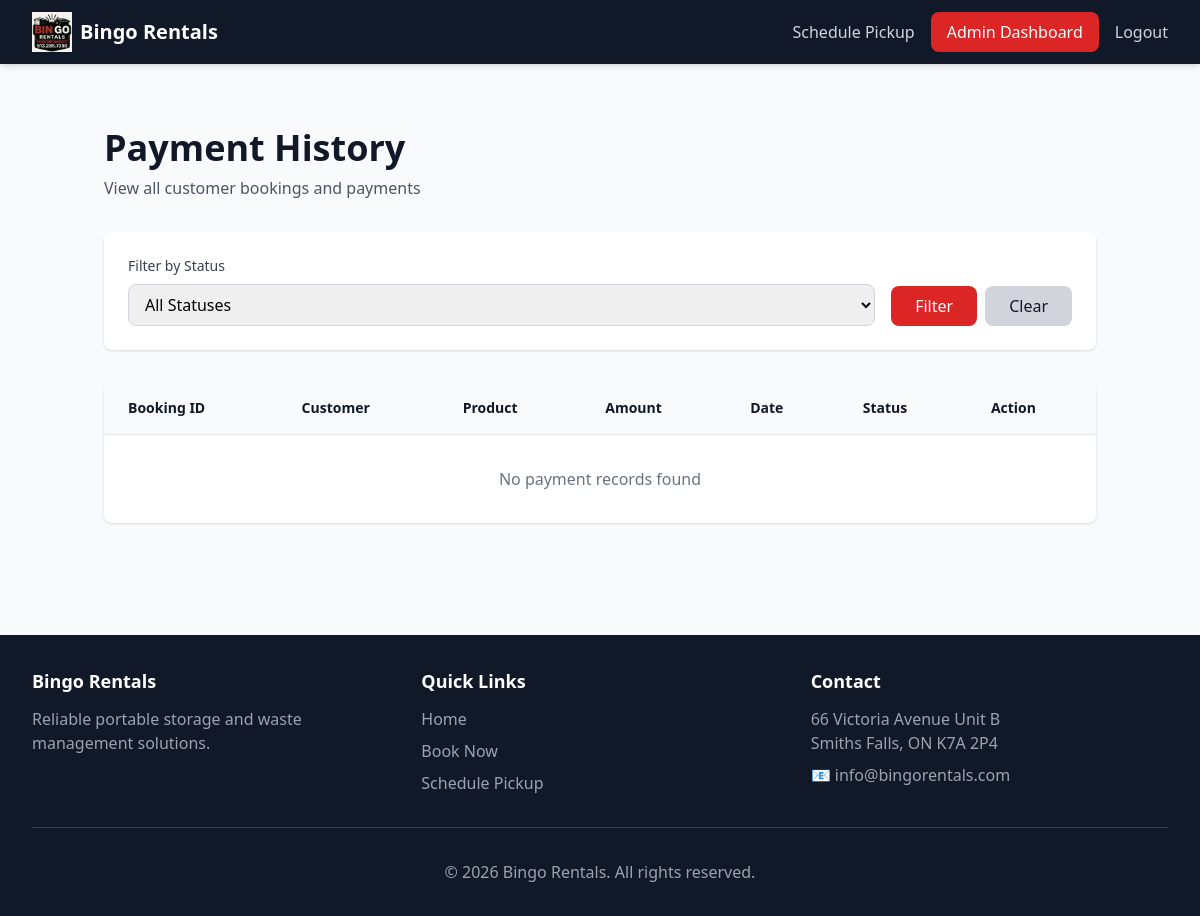
/dashboard/payments/ (signed in), run on an earlier commit of the app's database.
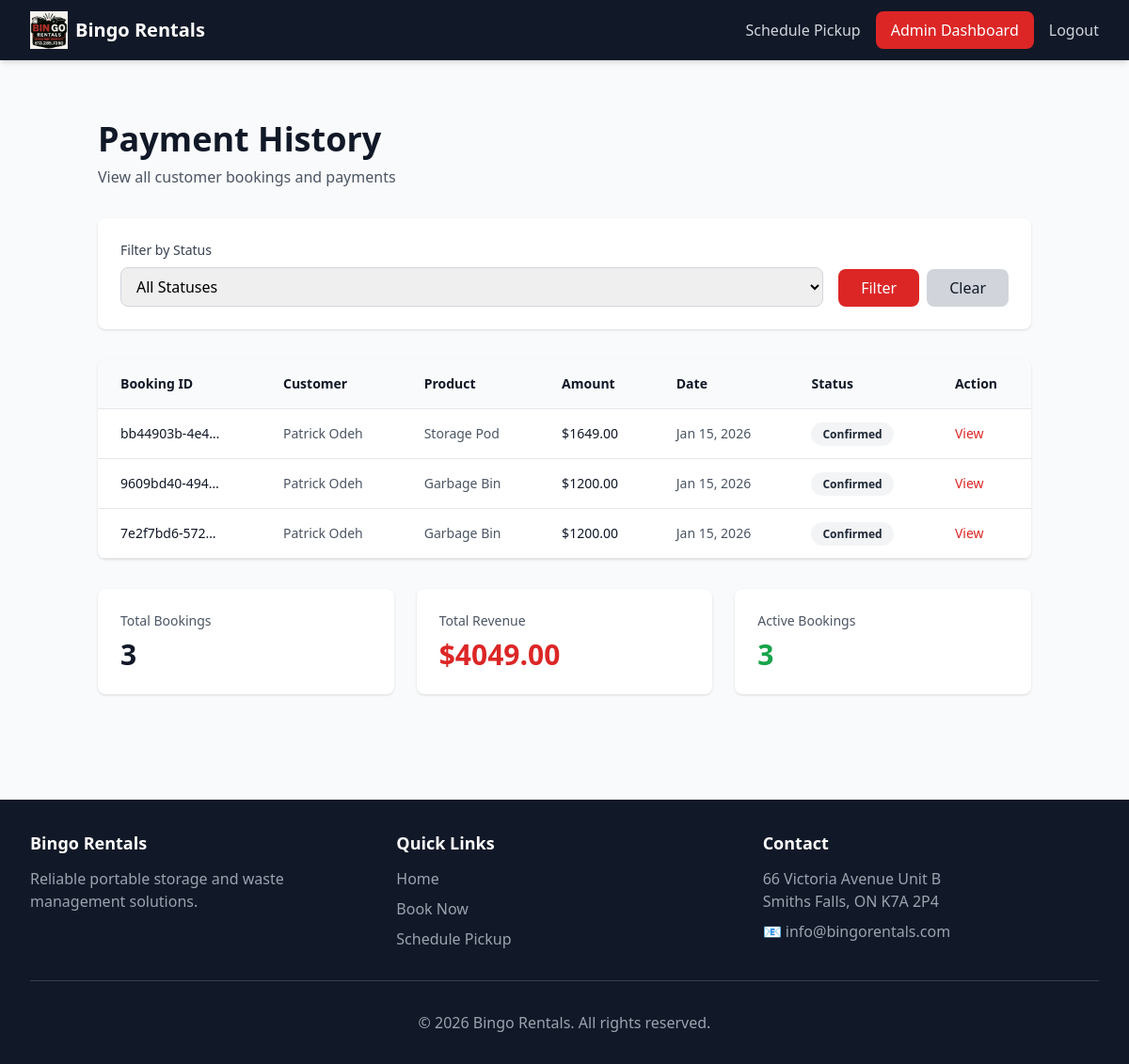
And on a later commit of the database.
### bookings/models.py (models this page shows, shortened)
class Booking(models.Model):
    booking_id = models.UUIDField(
        default=uuid.uuid4,
        editable=False,
        unique=True
    )
    product = models.ForeignKey(
        Product,
        on_delete=models.PROTECT,
        related_name='bookings'
    )
    customer_name = models.CharField(max_length=200)
    customer_email = models.EmailField()
    country_code = models.CharField(max_length=5, default='+1', help_text="Phone country code")
    customer_phone = models.CharField(max_length=20)
    delivery_address = models.TextField(help_text="Full delivery address")
    delivery_city = models.CharField(max_length=100)
    delivery_state = models.CharField(max_length=50)
    delivery_zip = models.CharField(max_length=10)
    delivery_notes = models.TextField(blank=True)
    drop_off_date = models.DateField()
    pickup_date = models.DateField(null=True, blank=True)
    rental_months = models.IntegerField(
        default=1,
        validators=[MinValueValidator(1)]
    )
    monthly_rate = models.DecimalField(
        max_digits=10,
        decimal_places=2,
        help_text="Rate at time of booking"
    )
    transport_fee = models.DecimalField(
        max_digits=10,
        decimal_places=2,
        default=80.00,
        help_text="Transport/delivery+removal fee at time of booking"
    )
    total_amount = models.DecimalField(
        max_digits=10,
        decimal_places=2
    )
    stripe_payment_intent_id = models.CharField(max_length=200, blank=True)
    stripe_charge_id = models.CharField(max_length=200, blank=True)
    payment_status = models.CharField(
        max_length=20,
        default='pending',
        choices=[
            ('pending', 'Pending'),
            ('paid', 'Paid'),
            ('refunded', 'Refunded'),
            ('failed', 'Failed'),
        ]
    )
    status = models.CharField(
        max_length=20,
        choices=BookingStatus.choices,
        default=BookingStatus.PENDING
    )
    confirmation_email_sent = models.BooleanField(default=False)
    confirmation_sms_sent = models.BooleanField(default=False)
    drop_off_reminder_sent = models.BooleanField(default=False)
    pickup_reminder_sent = models.BooleanField(default=False)
    created_at = models.DateTimeField(auto_now_add=True)
    updated_at = models.DateTimeField(auto_now=True)
    confirmed_at = models.DateTimeField(null=True, blank=True)
    class Meta:
        ordering = ['-created_at']
        indexes = [
            models.Index(fields=['status', 'drop_off_date']),
            models.Index(fields=['customer_email']),
        ]

### products/models.py (models this page shows, shortened)
class Product(models.Model):
    name = models.CharField(max_length=200)
    slug = models.SlugField(unique=True, blank=True)
    category = models.CharField(
        max_length=20,
        choices=ProductCategory.choices
    )
    description = models.TextField()
    size_description = models.CharField(
        max_length=100,
        help_text="e.g., '8ft or 16ft Units' or '10-Yard Dumpster'"
    )
    monthly_rate = models.DecimalField(
        max_digits=10,
        decimal_places=2,
        validators=[MinValueValidator(0)]
    )
    image = CloudinaryField('image', folder='bingo-rentals/products')
    stock_quantity = models.IntegerField(
        default=0,
        validators=[MinValueValidator(0)],
        help_text="Total available units"
    )
    is_active = models.BooleanField(default=True)
    created_at = models.DateTimeField(auto_now_add=True)
    updated_at = models.DateTimeField(auto_now=True)
    class Meta:
        ordering = ['category', 'name']

### dashboard/views.py (the view)
    def wrapper(request, *args, **kwargs):
        if not request.user.is_authenticated:
            return redirect('booking:staff_login')
        if not request.user.is_staff:
            messages.error(request, 'You do not have permission to access this page.')
            return redirect('home')
        return view_func(request, *args, **kwargs)

### dashboard/views.py (called while the page is built)
def staff_required(view_func):
    def wrapper(request, *args, **kwargs):
        if not request.user.is_authenticated:
            return redirect('booking:staff_login')
        if not request.user.is_staff:
            messages.error(request, 'You do not have permission to access this page.')
            return redirect('home')
        return view_func(request, *args, **kwargs)
    return wrapper

@staff_required
def payment_history(request):
    status_filter = request.GET.get('status', 'all')
    orders = Booking.objects.select_related('product').order_by('-created_at')
    if status_filter != 'all':
        orders = orders.filter(status=status_filter)
    total_revenue = sum(order.total_amount for order in orders)
    active_bookings_count = orders.filter(status=BookingStatus.CONFIRMED).count()
    context = {
        'orders': orders,
        'status_filter': status_filter,
        'status_choices': BookingStatus.choices,
        'total_revenue': total_revenue,
        'active_bookings_count': active_bookings_count,
        'page_title': 'Payment History'
    }
    return render(request, 'dashboard/payment_history.html', context)

### templates/dashboard/payment_history.html (shortened to what the changed rows need)
{% extends 'base.html' %}
{% block content %}
<div class="container mx-auto px-4 py-8">
    <div class="mb-8">
        <h1 class="text-4xl font-bold text-gray-900">Payment History</h1>
    </div>
    <div class="bg-white rounded-lg shadow overflow-hidden">
        <div class="overflow-x-auto">
            <table class="w-full text-left">
                <thead class="bg-gray-50 border-b border-gray-200">
                    <tr>
                        <th class="px-6 py-4 text-sm font-semibold text-gray-900">Booking ID</th>
                        <th class="px-6 py-4 text-sm font-semibold text-gray-900">Customer</th>
                        <th class="px-6 py-4 text-sm font-semibold text-gray-900">Product</th>
                        <th class="px-6 py-4 text-sm font-semibold text-gray-900">Amount</th>
                        <th class="px-6 py-4 text-sm font-semibold text-gray-900">Date</th>
                        <th class="px-6 py-4 text-sm font-semibold text-gray-900">Status</th>
                        <th class="px-6 py-4 text-sm font-semibold text-gray-900">Action</th>
                    </tr>
                </thead>
                <tbody>
                    {% if orders %}
                        {% for order in orders %}
                        <tr class="border-b border-gray-200 hover:bg-gray-50">
                            <td class="px-6 py-4 text-sm text-gray-900 font-medium">{{ order.booking_id|truncatechars:13 }}</td>
                            <td class="px-6 py-4 text-sm text-gray-600">{{ order.customer_name }}</td>
                            <td class="px-6 py-4 text-sm text-gray-600">{{ order.product.name }}</td>
                            <td class="px-6 py-4 text-sm text-gray-900 font-medium">${{ order.total_amount|floatformat:2 }}</td>
                            <td class="px-6 py-4 text-sm text-gray-600">{{ order.created_at|date:"M d, Y" }}</td>
                            <td class="px-6 py-4 text-sm">
                                <span class="px-3 py-1 rounded-full text-xs font-semibold {% if order.status == 'PENDING' %}bg-yellow-100 text-yellow-800{% elif order.status == 'CONFIRMED' %}bg-green-100 text-green-800{% elif order.status == 'COMPLETED' %}bg-blue-100 text-blue-800{% elif order.status == 'CANCELLED' %}bg-red-100 text-red-800{% else %}bg-gray-100 text-gray-800{% endif %}">
                                    {{ order.get_status_display }}
                                </span>
                            </td>
                            <td class="px-6 py-4 text-sm">
                                <a href="{% url 'dashboard:order_detail' order.booking_id %}" class="text-red-600 hover:text-red-800 font-medium">
                                    View
                                </a>
                            </td>
                        </tr>
                        {% endfor %}
                    {% else %}
                        <tr>
                            <td colspan="7" class="px-6 py-8 text-center text-gray-500">
                                No payment records found
                            </td>
                        </tr>
                    {% endif %}
                </tbody>
            </table>
        </div>
    </div>
    {% if orders %}
    <div class="grid grid-cols-1 md:grid-cols-3 gap-6 mt-8">
        <div class="bg-white rounded-lg shadow p-6">
            <p class="text-gray-600 text-sm font-medium mb-2">Total Bookings</p>
            <p class="text-3xl font-bold text-gray-900">{{ orders|length }}</p>
        </div>
        <div class="bg-white rounded-lg shadow p-6">
            <p class="text-gray-600 text-sm font-medium mb-2">Total Revenue</p>
            <p class="text-3xl font-bold text-red-600">${{ total_revenue }}</p>
        </div>
        <div class="bg-white rounded-lg shadow p-6">
            <p class="text-gray-600 text-sm font-medium mb-2">Active Bookings</p>
            <p class="text-3xl font-bold text-green-600">{{ active_bookings_count }}</p>
        </div>
    </div>
    {% endif %}
</div>
{% endblock %}

What changed in the data, as far as the page shows it:
added Booking: booking_id "bb44903b-4e4…", customer_name "Patrick Odeh", product.name "Storage Pod", total_amount "1649.00", created_at "Jan 15, 2026", status "Confirmed"
added Booking: booking_id "9609bd40-494…", customer_name "Patrick Odeh", product.name "Garbage Bin", total_amount "1200.00", created_at "Jan 15, 2026", status "Confirmed"
added Booking: booking_id "7e2f7bd6-572…", customer_name "Patrick Odeh", product.name "Garbage Bin", total_amount "1200.00", created_at "Jan 15, 2026", status "Confirmed"
Also different on the page:
{{ orders|length }}: (not shown) → "3"
{{ total_revenue }}: (not shown) → "4049.00"
{{ active_bookings_count }}: (not shown) → "3"
text no longer shown: "No payment records found"
text now shown: "Total Bookings Total Revenue $ Active Bookings"
